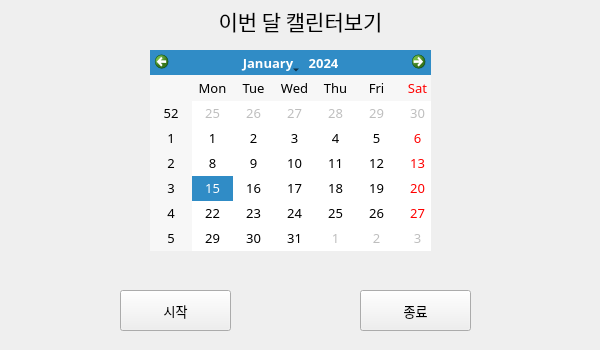
<?xml version="1.0" encoding="UTF-8"?>
<ui version="4.0">
 <class>Form</class>
 <widget class="QWidget" name="Form">
  <property name="geometry">
   <rect>
    <x>0</x>
    <y>0</y>
    <width>600</width>
    <height>350</height>
   </rect>
  </property>
  <property name="maximumSize">
   <size>
    <width>600</width>
    <height>350</height>
   </size>
  </property>
  <property name="font">
   <font>
    <family>맑은 고딕</family>
    <pointsize>10</pointsize>
   </font>
  </property>
  <property name="mouseTracking">
   <bool>false</bool>
  </property>
  <property name="windowTitle">
   <string>Form</string>
  </property>
  <widget class="QLabel" name="LBLstatus">
   <property name="geometry">
    <rect>
     <x>190</x>
     <y>0</y>
     <width>221</width>
     <height>41</height>
    </rect>
   </property>
   <property name="font">
    <font>
     <family>맑은 고딕</family>
     <pointsize>16</pointsize>
     <weight>50</weight>
     <bold>false</bold>
    </font>
   </property>
   <property name="mouseTracking">
    <bool>false</bool>
   </property>
   <property name="text">
    <string>이번 달 캘린터보기</string>
   </property>
   <property name="alignment">
    <set>Qt::AlignCenter</set>
   </property>
  </widget>
  <widget class="QPushButton" name="BTNstart">
   <property name="geometry">
    <rect>
     <x>120</x>
     <y>290</y>
     <width>111</width>
     <height>41</height>
    </rect>
   </property>
   <property name="font">
    <font>
     <family>맑은 고딕</family>
     <pointsize>10</pointsize>
     <weight>50</weight>
     <italic>false</italic>
     <bold>false</bold>
     <underline>false</underline>
     <strikeout>false</strikeout>
     <kerning>true</kerning>
    </font>
   </property>
   <property name="autoFillBackground">
    <bool>false</bool>
   </property>
   <property name="inputMethodHints">
    <set>Qt::ImhNone</set>
   </property>
   <property name="text">
    <string>시작</string>
   </property>
  </widget>
  <widget class="QPushButton" name="BTNstop">
   <property name="geometry">
    <rect>
     <x>360</x>
     <y>290</y>
     <width>111</width>
     <height>41</height>
    </rect>
   </property>
   <property name="mouseTracking">
    <bool>false</bool>
   </property>
   <property name="text">
    <string>종료</string>
   </property>
  </widget>
  <widget class="QCalendarWidget" name="calendarWidget">
   <property name="geometry">
    <rect>
     <x>150</x>
     <y>50</y>
     <width>281</width>
     <height>201</height>
    </rect>
   </property>
  </widget>
 </widget>
 <resources/>
 <connections/>
</ui>
